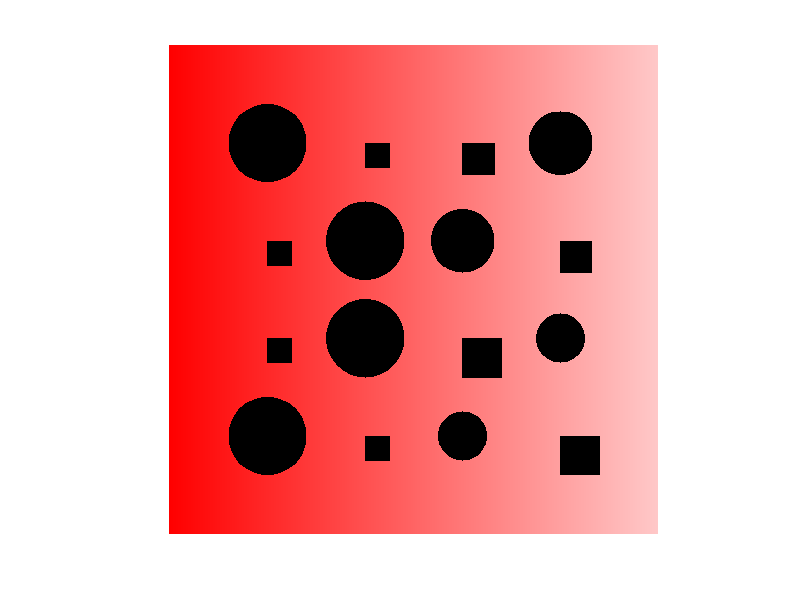

The MATLAB script that drew this image: (Note: this script raises an error after producing the figure.)
%% Testing patterns 

length_image=1000;     % length of the output image
width_image=1000;      % width of the output image

n_feat = 4 ;

im(1:width_image,1:length_image,1:3)=0; 

%% Gradient 
first_color=[255,0,0];      % starting color RGB
second_color=[255, 200, 200] ;    % end color RGB
im(1:width_image,1:length_image,1:3)=0;  % preparing image for gradient
red_component=round(linspace(first_color(1),second_color(1),length_image));
green_component=round(linspace(first_color(2),second_color(2),length_image));
blue_component=round(linspace(first_color(3),second_color(3),length_image));
im=uint8(im);
for x=1:length(red_component)
    im(:,x,1)= red_component(x); 
    im(:,x,2)= green_component(x); 
    im(:,x,3)= blue_component(x); 
%     figure(1),imshow(final_image)
%     drawnow
end

figure 
imshow(im) 

 
feat_spacing = round(linspace(1,1000,n_feat+2)) ; 
feat_size = round(linspace(50, 80, 3)) ; 

%% Dots

[p, q] = meshgrid(1:length_image, 1:width_image) ;
dots_logic = zeros(length_image, width_image) ; 

dot_x_a(1:4) = [feat_spacing(2), feat_spacing(3), feat_spacing(2), feat_spacing(3)] ; 
dot_y_a(1:4) = [feat_spacing(2), feat_spacing(3), feat_spacing(5), feat_spacing(4)] ; 
dot_rad_a = feat_size(3) ; 

dot_x_b(1:2) = [feat_spacing(4), feat_spacing(5)] ; 
dot_y_b(1:2) = [feat_spacing(3), feat_spacing(2)] ; 
dot_rad_b = feat_size(2) ; 

dot_x_c(1:2) = [feat_spacing(4), feat_spacing(5)] ; 
dot_y_c(1:2) = [feat_spacing(5), feat_spacing(4)] ; 
dot_rad_c = feat_size(1) ; 

for i = 1:4 
    circlePixels = (q - dot_y_a(i)).^2 + (p - dot_x_a(i)).^2 <= dot_rad_a.^2 ; 
    dots_logic= dots_logic + circlePixels;
    dots_logic(dots_logic == 1) = 255; 
end

for i = 1:2 
    circlePixels = (q - dot_y_b(i)).^2 + (p - dot_x_b(i)).^2 <= dot_rad_b.^2 ; 
    dots_logic= dots_logic + circlePixels;
    dots_logic(dots_logic == 1) = 255; 
end

for i = 1:2 
    circlePixels = (q - dot_y_c(i)).^2 + (p - dot_x_c(i)).^2 <= dot_rad_c.^2 ; 
    dots_logic= dots_logic + circlePixels;
    dots_logic(dots_logic == 1) = 255; 
end


for i = 1:3 
    im(:,:,i) = im(:,:,i) - uint8(dots_logic) ; 
end 

imshow(im) 

%% Squares 

square_x_a(1:4) = [feat_spacing(2), feat_spacing(3), feat_spacing(4), feat_spacing(5)]; 
square_y_a(1:4) = [feat_spacing(3), feat_spacing(2), feat_spacing(2), feat_spacing(3)]; 

square_x_b(1:2) = [feat_spacing(2), feat_spacing(3)]; 
square_y_b(1:2) = [feat_spacing(4), feat_spacing(5)]; 

square_x_c(1:2) = [feat_spacing(4), feat_spacing(5)]; 
square_y_c(1:2) = [feat_spacing(4), feat_spacing(5)]; 

for i = 1:4 
    im(square_x_a(i):square_x_a(i)+feat_size(1), square_y_a(i):square_y_a(i)+feat_size(1), 1:3) = 0; 
end 

for i = 1:2 
    im(square_x_b(i):square_x_b(i)+feat_size(2), square_y_b(i):square_y_b(i)+feat_size(2), 1:3) = 0;
    im(square_x_c(i):square_x_c(i)+feat_size(3), square_y_c(i):square_y_c(i)+feat_size(3), 1:3) = 0;
end 

imshow(im) 

%%
% imwrite(im, 'pattern_test_4.png') 

%% testing algorithms 

bw_image = rgb2gray(im) ;
% [centers, radii] = imfindcircles(bw_image, [30 120], 'Sensitivity', 0.85) ; 

Ibw = imbinarize(bw_image,graythresh(bw_image));
% Ifill = imfill(Ibw,'holes');
% Iarea = bwareaopen(Ifill,100);
% Ifinal = bwlabel(Iarea);
stat = regionprops(Ibw,'boundingbox');
[centers, radii] = imfindcircles(Ibw, [50 120]) ; 

imshow(im); hold on;
viscircles(centers, radii, 'edgecolor', 'c') ; 
for cnt = 1 : numel(stat)
    bb = stat(cnt).BoundingBox;
    rectangle('position',bb,'edgecolor','b','linewidth',2);
end


